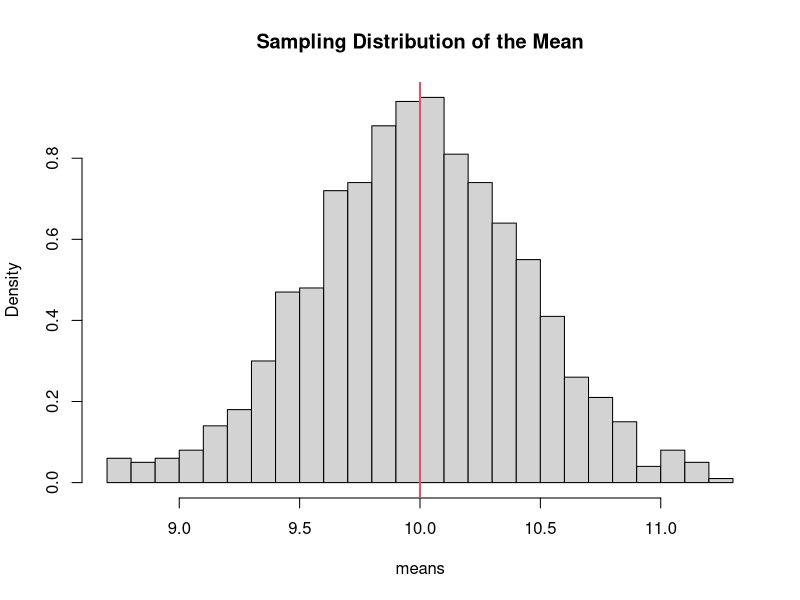
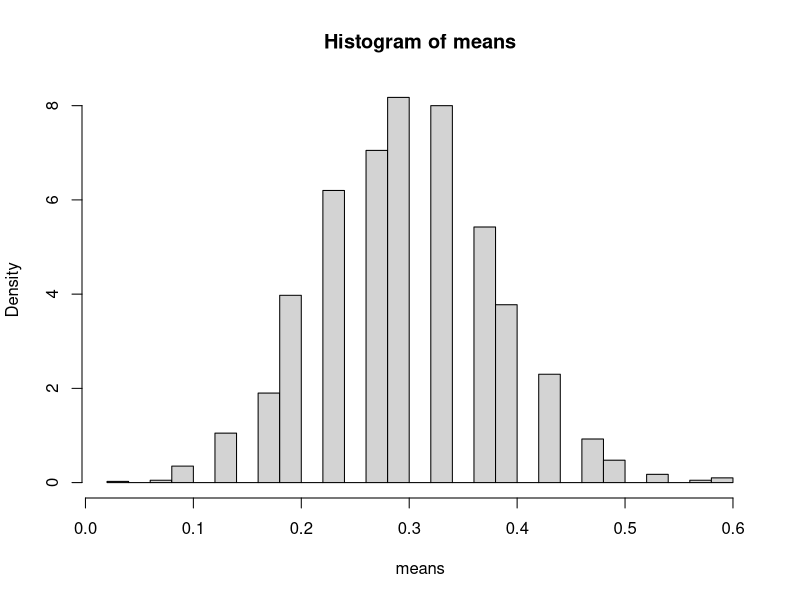
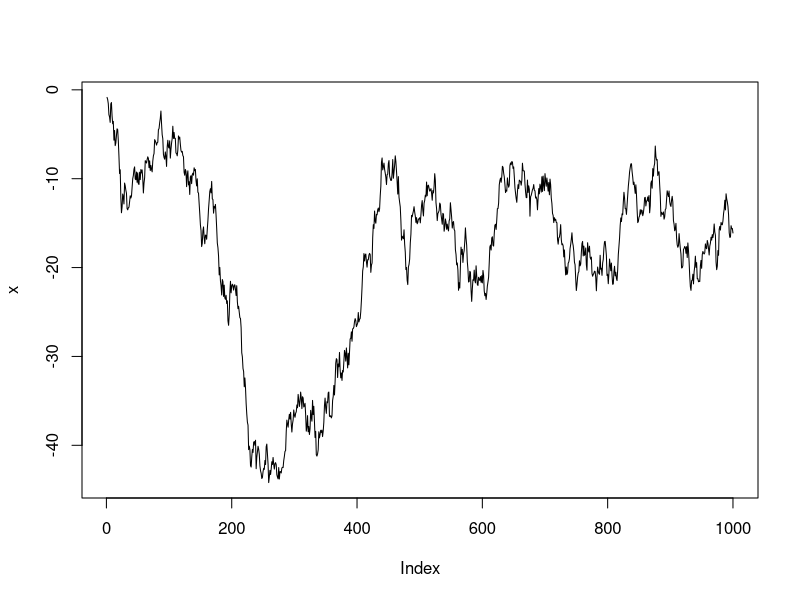
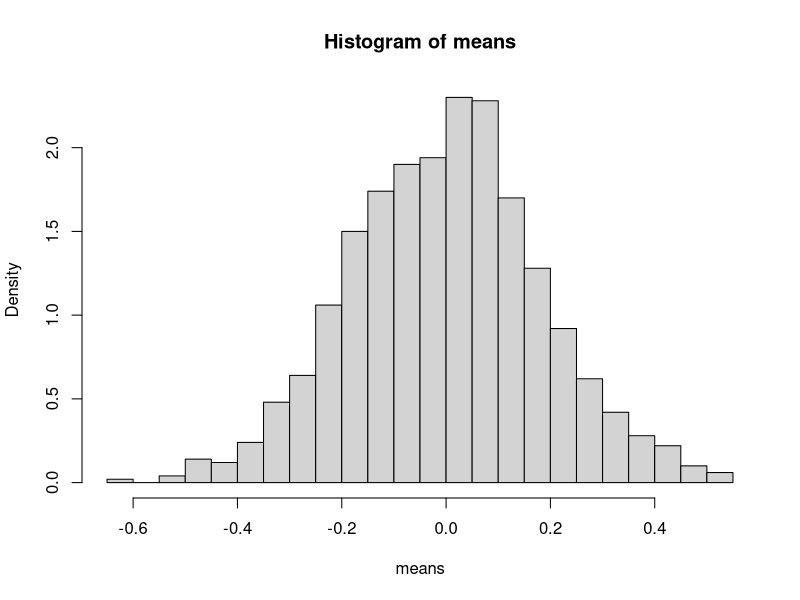

Write R code to recreate these figures, in order.
## ---- chunk 1
set.seed(123)

means <- replicate(1000, mean(rnorm(20, mean = 10, sd = 2)))

hist(means, probability = TRUE, breaks = 30,
     main = "Sampling Distribution of the Mean")
abline(v = 10, col = 2, lwd = 2)
## ---- chunk 2
means <- replicate(2000, mean(rbinom(30, 1, 0.3)))
hist(means, probability = TRUE, breaks = 30)
## ---- chunk 3
true_mean <- 5
means <- replicate(5000, mean(rnorm(20, mean = true_mean)))
mean(means)
## ---- chunk 4
sample1 <- sample(1:100, 50, replace = TRUE)
## ---- chunk 5
sample2 <- 1:15
## ---- chunk 6
x <- cumsum(rnorm(1000))
plot(x, type = "l")
mean(x)
## ---- chunk 7
set.seed(1)

true_mean <- 5
means <- replicate(1000, mean(rnorm(20, mean = true_mean)))

mean(means)
sd(means)
## ---- chunk 8
means <- replicate(1000, mean(rnorm(30, 0, 1)))
hist(means, probability = TRUE, breaks = 30)
